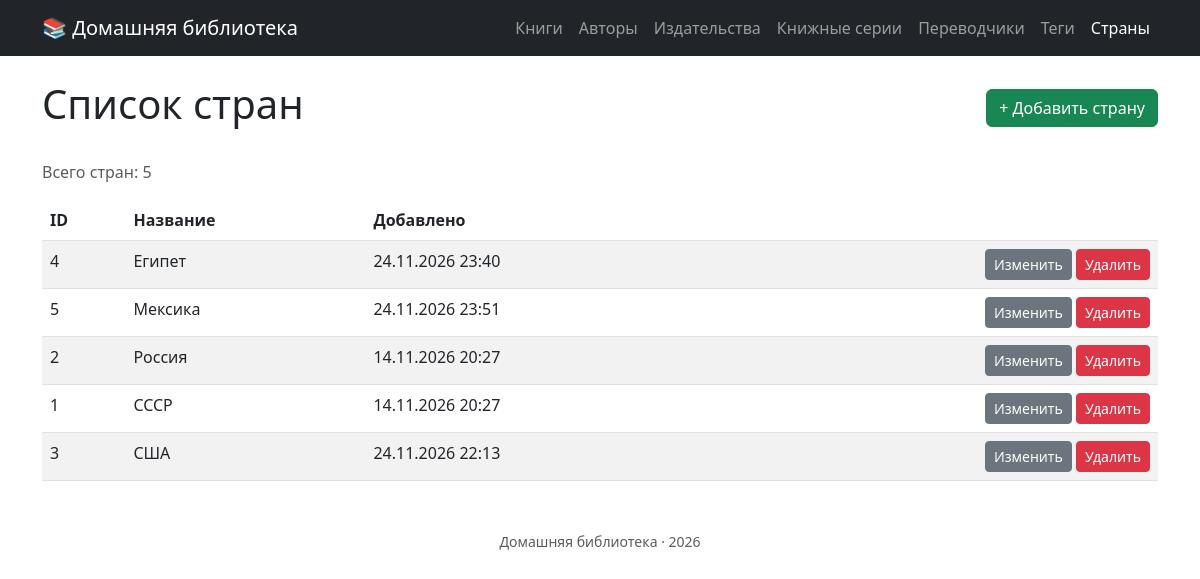
Screenshot of /countries with the database file from the repository.
### tables this page shows
CREATE TABLE `countries` (
  `id` int unsigned NOT NULL AUTO_INCREMENT,
  `name` varchar(100) NOT NULL,
  `created_at` datetime NOT NULL DEFAULT CURRENT_TIMESTAMP,
  `updated_at` datetime NOT NULL DEFAULT CURRENT_TIMESTAMP ON UPDATE CURRENT_TIMESTAMP,
  PRIMARY KEY (`id`),
  UNIQUE KEY `uq_countries_name` (`name`)
);

### src/Presentation/View/render.php (called while the page is built, shortened)
<?php
function render(string $template, array $data = []): string
{
    extract($data, EXTR_SKIP);
    require BASE_PATH . "/src/Presentation/View/{$template}.php";
    return ob_get_clean();
}

### src/Presentation/Controller/CountryController.php (called while the page is built, shortened)
<?php
final class CountryController
{
    public function index(): void{
        $countries = $this->countryRepo->all();
        $total = $this->countryRepo->count();
        $title = 'Список стран';
        $data = [
            'countries' => $countries,
            'title' => $title,
            'total' => $total,
        ];
        $content = render('country/index', $data);
        require BASE_PATH . '/src/Presentation/View/layout.php';
    }
}

### public/index.php (called while the page is built, shortened)
<?php
require BASE_PATH . '/src/Presentation/View/render.php';
$pdo = new \PDO(
    'mysql:host=127.0.0.1;dbname=books;charset=utf8mb4',
    'root',
    '',
    [
        \PDO::ATTR_ERRMODE => \PDO::ERRMODE_EXCEPTION,
        \PDO::ATTR_DEFAULT_FETCH_MODE => \PDO::FETCH_ASSOC,
    ]
);
$bookRepo = new PdoBookRepository($pdo);
$authorRepo = new PdoAuthorRepository($pdo);
$countryRepo = new PdoCountryRepository($pdo);
$publisherRepo = new PdoPublisherRepository($pdo);
$seriesRepo = new PdoSeriesRepository($pdo);
$translatorRepo = new PdoTranslatorRepository($pdo);
$tagRepo = new PdoTagRepository($pdo);
$bookController = new BookController($bookRepo, $authorRepo, $countryRepo, $publisherRepo, $seriesRepo, $translatorRepo, $tagRepo);
$authorController = new AuthorController($bookRepo, $authorRepo);
$countryController = new CountryController($countryRepo);
$publisherController = new PublisherController($publisherRepo, $bookRepo, $authorRepo);
$seriesController = new SeriesController($seriesRepo, $bookRepo, $authorRepo);
$translatorController = new TranslatorController($translatorRepo, $bookRepo, $authorRepo);
$tagController = new TagController($tagRepo, $bookRepo, $authorRepo);
$router = new Router();
$router->get('/', function() {
    $title = 'Главная';
    $content = render('home');
    require BASE_PATH . '/src/Presentation/View/layout.php';
});
$router->get('/books', function() use($bookController){
    $bookController->index();
});
$router->get('/books/create', function () use ($bookController){
    $bookController->create();
});
$router->post('/books', function () use ($bookController) {
    $bookController->store();
});
$router->get('/books/{id}/edit', function ($id) use ($bookController){
    $bookController->edit((int) $id);
});
$router->post('/books/{id}', function ($id) use ($bookController) {
    $bookController->update((int) $id);
});
$router->post('/books/{id}/delete', function ($id) use ($bookController){
    $bookController->delete((int) $id);
});
$router->get('/books/{id}', function ($id) use ($bookController){
    $bookController->show((int) $id);
});
$router->get('/authors', function () use ($authorController) {
    $authorController->index();
});
$router->get('/authors/create', function () use ($authorController){
    $authorController->create();
});
$router->post('/authors', function () use ($authorController) {
    $authorController->store();
});
$router->get('/authors/{id}/edit', function ($id) use ($authorController){
    $authorController->edit((int) $id);
});
$router->post('/authors/{id}', function ($id) use ($authorController) {
    $authorController->update((int) $id);
});
$router->post('/authors/{id}/delete', function ($id) use ($authorController){
    $authorController->delete((int) $id);
});
$router->get('/authors/{id}', function ($id) use ($authorController) {
    $authorController->show((int) $id);
});
$router->get('/countries', function() use($countryController){
    $countryController->index();
});
$router->get('/countries/create', function() use($countryController){
    $countryController->create();
});
$router->post('/countries', function() use($countryController){
    $countryController->store();
});
$router->get('/countries/{id}/edit', function($id) use ($countryController){
    $countryController->edit((int) $id);
});
$router->post('/countries/{id}', function($id) use ($countryController){
    $countryController->update((int) $id);
});
$router->post('/countries/{id}/delete', function($id) use ($countryController){
    $countryController->delete((int) $id);
});
$router->get('/publishers', function () use ($publisherController) {
    $publisherController->index();
});
$router->get('/publishers/create', function () use ($publisherController) {
    $publisherController->create();
});
$router->post('/publishers', function () use ($publisherController) {
    $publisherController->store();
});
$router->get('/publishers/{id}/edit', function ($id) use ($publisherController) {
    $publisherController->edit((int) $id);
});
$router->post('/publishers/{id}', function ($id) use ($publisherController) {
    $publisherController->update((int) $id);
});
$router->post('/publishers/{id}/delete', function ($id) use ($publisherController) {
    $publisherController->delete((int) $id);
});
$router->get('/series', function () use ($seriesController) {
    $seriesController->index();
});
$router->get('/series/create', function () use ($seriesController) {
    $seriesController->create();
});
$router->post('/series', function () use ($seriesController) {
    $seriesController->store();
});
$router->get('/series/{id}/edit', function ($id) use ($seriesController) {
    $seriesController->edit((int) $id);
});
$router->post('/series/{id}', function ($id) use ($seriesController) {
    $seriesController->update((int) $id);
});
$router->post('/series/{id}/delete', function ($id) use ($seriesController) {
    $seriesController->delete((int) $id);
});
$router->get('/publishers/{id}', function ($id) use ($publisherController) {
    $publisherController->show((int) $id);
});
$router->get('/series/{id}', function ($id) use ($seriesController) {
    $seriesController->show((int) $id);
});
$router->get('/translators', function () use ($translatorController) {
    $translatorController->index();
});
$router->get('/translators/create', function () use ($translatorController) {
    $translatorController->create();
});
$router->post('/translators', function () use ($translatorController) {
    $translatorController->store();
});
$router->get('/translators/{id}/edit', function ($id) use ($translatorController) {
    $translatorController->edit((int) $id);
});
$router->post('/translators/{id}', function ($id) use ($translatorController) {
    $translatorController->update((int) $id);
});
$router->post('/translators/{id}/delete', function ($id) use ($translatorController) {
    $translatorController->delete((int) $id);
});
$router->get('/translators/{id}', function ($id) use ($translatorController) {
    $translatorController->show((int) $id);
});
$router->get('/tags', function () use ($tagController) {
    $tagController->index();
});
$router->get('/tags/create', function () use ($tagController) {
    $tagController->create();
});
$router->post('/tags', function () use ($tagController) {
    $tagController->store();
});
$router->get('/tags/{id}/edit', function ($id) use ($tagController) {
    $tagController->edit((int) $id);
});
$router->post('/tags/{id}', function ($id) use ($tagController) {
    $tagController->update((int) $id);
});
$router->post('/tags/{id}/delete', function ($id) use ($tagController) {
    $tagController->delete((int) $id);
});
$router->get('/tags/{id}', function ($id) use ($tagController) {
    $tagController->show((int) $id);
});
$router->run($_SERVER['REQUEST_URI'], $_SERVER['REQUEST_METHOD']);

### src/Infrastructure/Database/PdoCountryRepository.php (called while the page is built, shortened)
<?php
final class PdoCountryRepository implements CountryRepositoryInterface
{
    public function all(int $limit = 100, int $offset = 0): array{
        $stmt = $this->pdo->prepare(
            "SELECT * FROM countries ORDER BY name LIMIT :limit OFFSET :offset"
        );
        $stmt->bindValue('limit', (int)$limit, \PDO::PARAM_INT);
        $stmt->bindValue('offset', (int)$offset, \PDO::PARAM_INT);
        $stmt->execute();
        $rows = $stmt->fetchAll(\PDO::FETCH_ASSOC);
        $countries = [];
        foreach($rows as $row){
            $countries[] = Country::reconstitute(
                id: (int)$row['id'],
                name: $row['name'],
                createdAt: new \DateTimeImmutable($row['created_at']),
                updatedAt: new \DateTimeImmutable($row['updated_at'])
            );
        }
        return $countries;
    }
    public function count(): int{
        $stmt = $this->pdo->prepare(
            "SELECT COUNT(*) FROM countries"
        );
        $stmt->execute();
        return (int)$stmt->fetchColumn();
    }
}

### src/Domain/Country/Country.php (called while the page is built, shortened)
<?php
final class Country
{
    public static function reconstitute(
        int $id,
        string $name,
        \DateTimeImmutable $createdAt,
        \DateTimeImmutable $updatedAt
    ): self{
        return new self(
            id: $id,
            name: $name,
            createdAt: $createdAt,
            updatedAt: $updatedAt
        );
    }
    public function id(): int{
        return $this->id;
    }
    public function name(): string{
        return $this->name;
    }
    public function createdAt(): \DateTimeImmutable{
        return $this->createdAt;
    }
}

### src/Presentation/View/country/index.php (the view)
<div class="d-flex justify-content-between align-items-center mb-4">
    <h1><?= htmlspecialchars($title) ?></h1>
    <a href="/countries/create" class="btn btn-success">+ Добавить страну</a>
</div>
<?php if ($countries === []): ?>
    <div class="alert alert-info">Пока нет стран.</div>
<?php else: ?>
    <p class="text-muted">Всего стран: <?= $total ?></p>
    <table class="table table-striped table-hover">
        <thead>
        <tr>
            <th>ID</th>
            <th>Название</th>
            <th>Добавлено</th>
            <th></th>
        </tr>
        </thead>
        <tbody>
        <?php foreach ($countries as $country): ?>
            <tr>
                <td><?= $country->id() ?></td>
                <td><?= htmlspecialchars($country->name()) ?></td>
                <td><?= $country->createdAt()->format('d.m.Y H:i') ?></td>
                <td class="text-end">
                    <a href="/countries/<?= $country->id() ?>/edit" class="btn btn-sm btn-secondary">Изменить</a>
                    <form action="/countries/<?= $country->id() ?>/delete" method="post" class="d-inline" onsubmit="return confirm('Удалить страну?')">
                        <button type="submit" class="btn btn-sm btn-danger">Удалить</button>
                    </form>
                </td>
            </tr>
        <?php endforeach; ?>
        </tbody>
    </table>
<?php endif; ?>

### src/Presentation/Router.php (shortened to what this page needs)
<?php
final class Router
{
    private array $routes = [];
    public function  get(string $path, callable $handler): void{
        $this->routes['GET'][$path] = $handler;
    }
    public function post(string $path, callable $handler): void{
        $this->routes['POST'][$path] = $handler;
    }
    public function run(string $uri, string $method = 'GET'): void{
        $path = parse_url($uri, PHP_URL_PATH);
        foreach($this->routes[$method] as $route => $handler){
            $pattern = preg_replace('#\{[^}]+\}#', '([^/]+)', $route);
            $pattern = '#^' . $pattern . '$#';
            if (preg_match($pattern, $path, $matches)) {
                array_shift($matches);
                $handler(...$matches);
                return;
            }
        }
    }
}

### rows the page displays
countries: id "4", name "Египет", format "24.11.2026 23:40"
countries: id "5", name "Мексика", format "24.11.2026 23:51"
countries: id "2", name "Россия", format "14.11.2026 20:27"
countries: id "1", name "СССР", format "14.11.2026 20:27"
countries: id "3", name "США", format "24.11.2026 22:13"

### other values shown
$item['label'] "Книги"
$item['label'] "Авторы"
$item['label'] "Издательства"
$item['label'] "Книжные серии"
$item['label'] "Переводчики"
$item['label'] "Теги"
$item['label'] "Страны"
$total "5"
